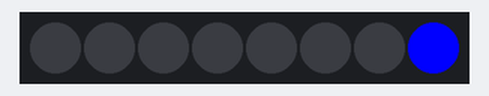
A program run on a simulated Raspberry Pi Pico running MicroPython. On the bench: 8 RGB LEDs in strip order, left to right. Library files of the repository ran but are not shown: ws2812b.py.

Above: at 0.05 s.
At 0.57 s:
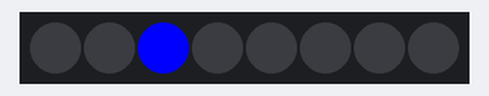
At 1.09 s:
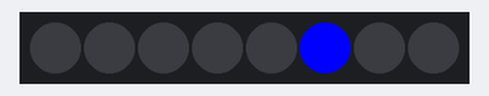
Timing chart, 0 to 40.0 s (numbered marks = the images above):
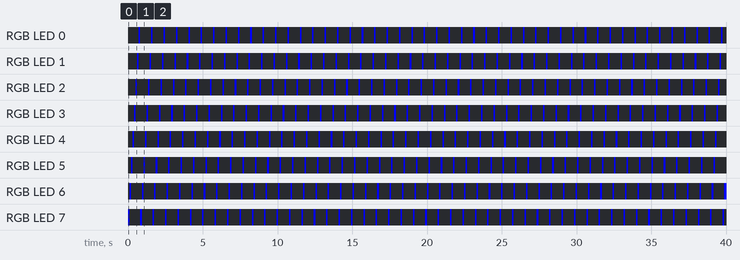

Measured:
- by itself, RGB LED 0–7: alternates RGB(0, 0, 255) for 0.10 s and off for 0.73 s
- by itself, everything shown: repeats every 0.83 s, in 8 steps

The program:

lmany-rgb.py
```python
import ws2812b
import utime
import random

ring_pin = 17
numpix = 8
strip = ws2812b.ws2812b(numpix, 0, ring_pin)
strip.fill(0, 0, 0)
strip.show()

# Define the color for the moving pixel
moving_pixel_color = (0, 0, 255) # This is blue

while True:
    # Loop backward from the last pixel (numpix - 1) down to 0
    for i in range(numpix - 1, -1, -1):
        strip.fill(0, 0, 0) # Clear the entire strip

        # Set the current pixel in the sequence to the desired color
        strip.set_pixel(i, moving_pixel_color[0], moving_pixel_color[1], moving_pixel_color[2])

        strip.show()
        utime.sleep_ms(100) # Control the animation speed (100ms delay)
```
